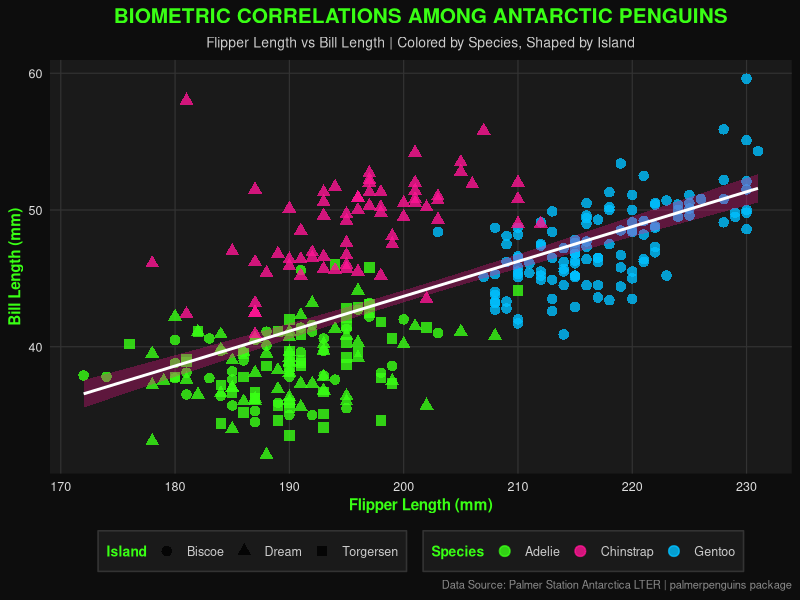
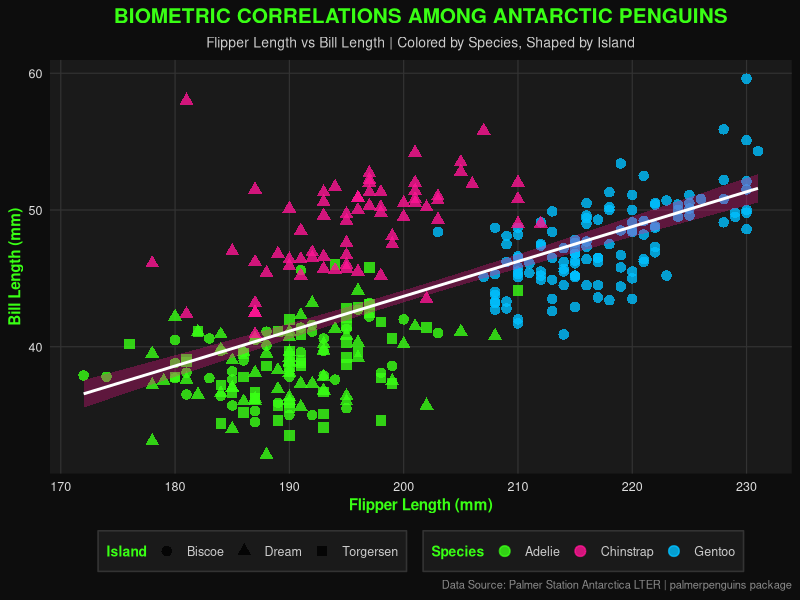

R code for these plots, in order:
# ==============================================================================
# FINAL PROJECT: PENGUIN CORRELATION (Project 2)
# File: penguin_correlation.R
# ==============================================================================

library(palmerpenguins)
library(ggplot2)
library(dplyr)

# Load data
data("penguins")

# Clean data
penguins_clean <- penguins %>%
  filter(!is.na(flipper_length_mm),
         !is.na(bill_length_mm),
         !is.na(species),
         !is.na(island))

# Neon colors
my_colors <- c("Adelie" = "#39FF14",      # Neon Green
               "Chinstrap" = "#FF1493",   # Neon Dark Pink
               "Gentoo" = "#00BFFF")      # Neon Blue

# Island shapes
island_shapes <- c("Biscoe" = 16,         # Circle
                   "Dream" = 17,          # Triangle
                   "Torgersen" = 15)      # Square

# Create plot with ONE trendline
p <- ggplot(penguins_clean, aes(x = flipper_length_mm,
                                y = bill_length_mm)) +           # <- NO color here
  
  # Points with color and shape
  geom_point(aes(color = species, shape = island), 
             size = 3, alpha = 0.8, stroke = 0.8) +
  
  # ONE trendline for ALL data (outside aes)
  geom_smooth(method = "lm", se = TRUE, color = "white", 
              fill = "#FF1493", alpha = 0.3, linewidth = 1) +
  
  # Colors for species
  scale_color_manual(values = my_colors) +
  
  # Shapes for islands
  scale_shape_manual(values = island_shapes) +
  
  # Labels
  labs(
    title = "BIOMETRIC CORRELATIONS AMONG ANTARCTIC PENGUINS",
    subtitle = "Flipper Length vs Bill Length | Colored by Species, Shaped by Island",
    x = "Flipper Length (mm)",
    y = "Bill Length (mm)",
    color = "Species",
    shape = "Island",
    caption = "Data Source: Palmer Station Antarctica LTER | palmerpenguins package"
  ) +
  
  # Dark theme
  theme_minimal(base_size = 12) +
  theme(
    plot.background = element_rect(fill = "#0D0D0D", color = NA),
    panel.background = element_rect(fill = "#1A1A1A", color = NA),
    panel.grid.major = element_line(color = "#333333", linewidth = 0.4),
    panel.grid.minor = element_blank(),
    plot.title = element_text(face = "bold", size = 15, hjust = 0.5, color = "#39FF14"),
    plot.subtitle = element_text(size = 10, hjust = 0.5, color = "#CCCCCC"),
    plot.caption = element_text(size = 8, color = "#888888", hjust = 1),
    axis.title = element_text(face = "bold", size = 11, color = "#39FF14"),
    axis.text = element_text(size = 9, color = "#DDDDDD"),
    legend.title = element_text(face = "bold", size = 10, color = "#39FF14"),
    legend.text = element_text(size = 9, color = "#CCCCCC"),
    legend.background = element_rect(fill = "#1A1A1A", color = "#333333"),
    legend.key = element_rect(fill = "#1A1A1A", color = NA),
    legend.position = "bottom"
  )

# Print plot
print(p)

# Save as PNG
ggsave("penguin_correlation.png", plot = p, width = 10, height = 7, dpi = 300)

# ==============================================================================
# INTERPRETATION (10% of Grade - REQUIRED)
# ==============================================================================
#
# SCATTERPLOT ANALYSIS: FLIPPER LENGTH vs BILL LENGTH
#
# 1. POSITIVE CORRELATION (Trendline Analysis)
#
#    The SINGLE continuous linear trendline shows a CLEAR POSITIVE CORRELATION
#    between flipper length and bill length across ALL penguin species.
#    As flipper length increases, bill length also increases.
#    The standard error bands (transparent pink) show the confidence interval
#    around the trendline - narrower bands indicate higher confidence.
#
# 2. SPECIES DISTRIBUTION (Color-coded)
#
#    - GENTOO (Neon Blue): Highest range in both metrics.
#      Flipper: 210-235mm | Bill: 45-60mm. Top-right cluster.
#
#    - ADELIE (Neon Green): Lowest range.
#      Flipper: 170-200mm | Bill: 32-42mm. Bottom-left cluster.
#
#    - CHINSTRAP (Neon Dark Pink): Intermediate range.
#      Flipper: 185-205mm | Bill: 43-52mm. Middle cluster.
#
# 3. ISLAND DISTRIBUTION (Shape markers)
#
#    - Circle (Biscoe): Mostly Gentoo penguins
#    - Triangle (Dream): Mix of Adelie and Chinstrap
#    - Square (Torgersen): Mostly Adelie penguins
#
# 4. STATISTICAL INTERPRETATION
#
#    The linear model (method = "lm") demonstrates that the longer the flipper
#    length, the longer the bill length. This positive correlation is consistent
#    across all data points, supporting the biological relationship between
#    these two physical measurements.
#
# 5. CONCLUSION
#
#    There is a strong positive correlation between flipper length and bill
#    length among Antarctic penguins. Gentoo penguins occupy the highest end
#    of this relationship, while Adelie occupies the lowest end. Different
#    islands host different species, as shown by the shape markers.
#
# ==============================================================================
